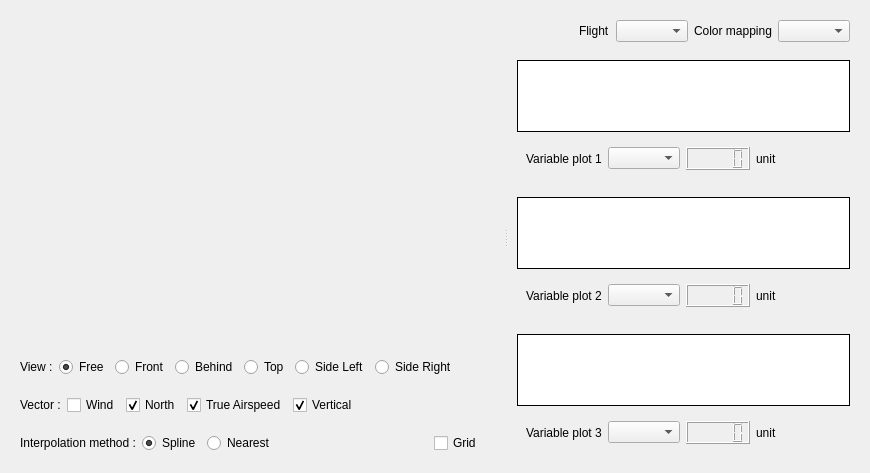
      <widget class="QWidget" name="dyna_tab">
       <attribute name="title">
        <string>Dynamics</string>
       </attribute>
       <layout class="QHBoxLayout" name="horizontalLayout_13">
        <item>
         <widget class="QSplitter" name="splitter_dyna">
          <property name="orientation">
           <enum>Qt::Horizontal</enum>
          </property>
          <widget class="QWidget" name="widget_33" native="true">
           <layout class="QVBoxLayout" name="verticalLayout_27">
            <property name="spacing">
             <number>0</number>
            </property>
            <property name="leftMargin">
             <number>0</number>
            </property>
            <property name="topMargin">
             <number>0</number>
            </property>
            <property name="rightMargin">
             <number>0</number>
            </property>
            <property name="bottomMargin">
             <number>0</number>
            </property>
            <item>
             <widget class="QWidget" name="model_window" native="true">
              <property name="sizePolicy">
               <sizepolicy hsizetype="Expanding" vsizetype="Expanding">
                <horstretch>0</horstretch>
                <verstretch>0</verstretch>
               </sizepolicy>
              </property>
              <property name="contextMenuPolicy">
               <enum>Qt::ActionsContextMenu</enum>
              </property>
             </widget>
            </item>
            <item>
             <widget class="QWidget" name="widget_32" native="true">
              <layout class="QGridLayout" name="gridLayout_4">
               <item row="0" column="0">
                <widget class="QLabel" name="label_3">
                 <property name="sizePolicy">
                  <sizepolicy hsizetype="Fixed" vsizetype="Preferred">
                   <horstretch>0</horstretch>
                   <verstretch>0</verstretch>
                  </sizepolicy>
                 </property>
                 <property name="text">
                  <string>View :</string>
                 </property>
                </widget>
               </item>
               <item row="0" column="2">
                <widget class="QRadioButton" name="radioButton_front_view">
                 <property name="sizePolicy">
                  <sizepolicy hsizetype="Fixed" vsizetype="Fixed">
                   <horstretch>0</horstretch>
                   <verstretch>0</verstretch>
                  </sizepolicy>
                 </property>
                 <property name="text">
                  <string>Front</string>
                 </property>
                </widget>
               </item>
               <item row="0" column="7">
                <spacer name="horizontalSpacer_7">
                 <property name="orientation">
                  <enum>Qt::Horizontal</enum>
                 </property>
                 <property name="sizeHint" stdset="0">
                  <size>
                   <width>40</width>
                   <height>20</height>
                  </size>
                 </property>
                </spacer>
               </item>
               <item row="0" column="1">
                <widget class="QRadioButton" name="radioButton_free_view">
                 <property name="sizePolicy">
                  <sizepolicy hsizetype="Fixed" vsizetype="Fixed">
                   <horstretch>0</horstretch>
                   <verstretch>0</verstretch>
                  </sizepolicy>
                 </property>
                 <property name="text">
                  <string>Free</string>
                 </property>
                 <property name="checked">
                  <bool>true</bool>
                 </property>
                </widget>
               </item>
               <item row="0" column="3">
                <widget class="QRadioButton" name="radioButton_behind_view">
                 <property name="sizePolicy">
                  <sizepolicy hsizetype="Fixed" vsizetype="Fixed">
                   <horstretch>0</horstretch>
                   <verstretch>0</verstretch>
                  </sizepolicy>
                 </property>
                 <property name="text">
                  <string>Behind</string>
                 </property>
                </widget>
               </item>
               <item row="0" column="4">
                <widget class="QRadioButton" name="radioButton_top_view">
                 <property name="sizePolicy">
                  <sizepolicy hsizetype="Fixed" vsizetype="Fixed">
                   <horstretch>0</horstretch>
                   <verstretch>0</verstretch>
                  </sizepolicy>
                 </property>
                 <property name="text">
                  <string>Top</string>
                 </property>
                </widget>
               </item>
               <item row="0" column="5">
                <widget class="QRadioButton" name="radioButton_left_view">
                 <property name="sizePolicy">
                  <sizepolicy hsizetype="Fixed" vsizetype="Fixed">
                   <horstretch>0</horstretch>
                   <verstretch>0</verstretch>
                  </sizepolicy>
                 </property>
                 <property name="text">
                  <string>Side Left</string>
                 </property>
                </widget>
               </item>
               <item row="0" column="6">
                <widget class="QRadioButton" name="radioButton_right_view">
                 <property name="sizePolicy">
                  <sizepolicy hsizetype="Fixed" vsizetype="Fixed">
                   <horstretch>0</horstretch>
                   <verstretch>0</verstretch>
                  </sizepolicy>
                 </property>
                 <property name="text">
                  <string>Side Right</string>
                 </property>
                </widget>
               </item>
              </layout>
             </widget>
            </item>
            <item>
             <widget class="QWidget" name="widget_34" native="true">
              <layout class="QHBoxLayout" name="horizontalLayout_23">
               <item>
                <widget class="QLabel" name="label_24">
                 <property name="text">
                  <string>Vector :</string>
                 </property>
                </widget>
               </item>
               <item>
                <widget class="QCheckBox" name="checkbox_wind_vector_dyna">
                 <property name="text">
                  <string>Wind</string>
                 </property>
                </widget>
               </item>
               <item>
                <widget class="QCheckBox" name="checkbox_north_vector_dyna">
                 <property name="text">
                  <string>North</string>
                 </property>
                 <property name="checked">
                  <bool>true</bool>
                 </property>
                </widget>
               </item>
               <item>
                <widget class="QCheckBox" name="checkbox_tas_vector_dyna">
                 <property name="text">
                  <string>True Airspeed</string>
                 </property>
                 <property name="checked">
                  <bool>true</bool>
                 </property>
                </widget>
               </item>
               <item>
                <widget class="QCheckBox" name="checkbox_vertical_vector_dyna">
                 <property name="text">
                  <string>Vertical</string>
                 </property>
                 <property name="checked">
                  <bool>true</bool>
                 </property>
                </widget>
               </item>
               <item>
                <spacer name="horizontalSpacer_9">
                 <property name="orientation">
                  <enum>Qt::Horizontal</enum>
                 </property>
                 <property name="sizeHint" stdset="0">
                  <size>
                   <width>40</width>
                   <height>20</height>
                  </size>
                 </property>
                </spacer>
               </item>
              </layout>
             </widget>
            </item>
            <item>
             <widget class="QWidget" name="widget_35" native="true">
              <layout class="QHBoxLayout" name="horizontalLayout_24">
               <item>
                <widget class="QLabel" name="label_26">
                 <property name="text">
                  <string>Interpolation method :</string>
                 </property>
                </widget>
               </item>
               <item>
                <widget class="QRadioButton" name="radioButton_interpolated_dyna">
                 <property name="text">
                  <string>Spline</string>
                 </property>
                 <property name="checked">
                  <bool>true</bool>
                 </property>
                </widget>
               </item>
               <item>
                <widget class="QRadioButton" name="radioButton_raw_dyna">
                 <property name="text">
                  <string>Nearest</string>
                 </property>
                </widget>
               </item>
               <item>
                <spacer name="horizontalSpacer_10">
                 <property name="orientation">
                  <enum>Qt::Horizontal</enum>
                 </property>
                 <property name="sizeHint" stdset="0">
                  <size>
                   <width>40</width>
                   <height>20</height>
                  </size>
                 </property>
                </spacer>
               </item>
               <item>
                <widget class="QCheckBox" name="checkBox_show_grid">
                 <property name="text">
                  <string>Grid</string>
                 </property>
                </widget>
               </item>
               <item>
                <widget class="QLabel" name="label_28">
                 <property name="text">
                  <string/>
                 </property>
                </widget>
               </item>
              </layout>
             </widget>
            </item>
           </layout>
          </widget>
          <widget class="QWidget" name="widget_20" native="true">
           <property name="sizePolicy">
            <sizepolicy hsizetype="Expanding" vsizetype="Preferred">
             <horstretch>0</horstretch>
             <verstretch>0</verstretch>
            </sizepolicy>
           </property>
           <property name="minimumSize">
            <size>
             <width>0</width>
             <height>0</height>
            </size>
           </property>
           <layout class="QVBoxLayout" name="verticalLayout_19">
            <property name="spacing">
             <number>0</number>
            </property>
            <property name="leftMargin">
             <number>0</number>
            </property>
            <property name="topMargin">
             <number>0</number>
            </property>
            <property name="rightMargin">
             <number>0</number>
            </property>
            <property name="bottomMargin">
             <number>0</number>
            </property>
            <item>
             <widget class="QWidget" name="widget_31" native="true">
              <layout class="QHBoxLayout" name="horizontalLayout_21">
               <item>
                <widget class="QWidget" name="widget_control_buttons" native="true">
                 <property name="sizePolicy">
                  <sizepolicy hsizetype="Preferred" vsizetype="Preferred">
                   <horstretch>0</horstretch>
                   <verstretch>0</verstretch>
                  </sizepolicy>
                 </property>
                 <layout class="QHBoxLayout" name="horizontalLayout_22"/>
                </widget>
               </item>
               <item>
                <spacer name="horizontalSpacer_2">
                 <property name="orientation">
                  <enum>Qt::Horizontal</enum>
                 </property>
                 <property name="sizeHint" stdset="0">
                  <size>
                   <width>40</width>
                   <height>20</height>
                  </size>
                 </property>
                </spacer>
               </item>
               <item>
                <widget class="QLabel" name="label_31">
                 <property name="text">
                  <string>Flight</string>
                 </property>
                </widget>
               </item>
               <item>
                <widget class="QComboBox" name="comboBox_select_flight_dyntab"/>
               </item>
               <item>
                <widget class="QLabel" name="label_30">
                 <property name="text">
                  <string>Color mapping</string>
                 </property>
                </widget>
               </item>
               <item>
                <widget class="QComboBox" name="comboBox_colormap_dyna"/>
               </item>
              </layout>
             </widget>
            </item>
            <item>
             <widget class="QWidget" name="widget_24" native="true">
              <layout class="QVBoxLayout" name="verticalLayout_22">
               <item>
                <widget class="PlotWidget" name="plotwidget_1_dyntab">
                 <property name="sizePolicy">
                  <sizepolicy hsizetype="Expanding" vsizetype="Expanding">
                   <horstretch>0</horstretch>
                   <verstretch>0</verstretch>
                  </sizepolicy>
                 </property>
                 <property name="cursor" stdset="0">
                  <cursorShape>ArrowCursor</cursorShape>
                 </property>
                 <property name="mouseTracking">
                  <bool>true</bool>
                 </property>
                 <property name="tabletTracking">
                  <bool>true</bool>
                 </property>
                 <property name="styleSheet">
                  <string notr="true"/>
                 </property>
                 <property name="frameShape">
                  <enum>QFrame::Box</enum>
                 </property>
                 <property name="frameShadow">
                  <enum>QFrame::Plain</enum>
                 </property>
                 <property name="sizeAdjustPolicy">
                  <enum>QAbstractScrollArea::AdjustToContents</enum>
                 </property>
                 <property name="interactive">
                  <bool>true</bool>
                 </property>
                </widget>
               </item>
               <item>
                <widget class="QWidget" name="widget_26" native="true">
                 <layout class="QHBoxLayout" name="horizontalLayout_18">
                  <item>
                   <widget class="QLabel" name="label_25">
                    <property name="text">
                     <string>Variable plot 1</string>
                    </property>
                   </widget>
                  </item>
                  <item>
                   <widget class="QComboBox" name="comboBox_var_1_dyntab">
                    <property name="sizePolicy">
                     <sizepolicy hsizetype="Minimum" vsizetype="Fixed">
                      <horstretch>0</horstretch>
                      <verstretch>0</verstretch>
                     </sizepolicy>
                    </property>
                   </widget>
                  </item>
                  <item>
                   <widget class="QLCDNumber" name="lcdNumber_var_1"/>
                  </item>
                  <item>
                   <widget class="QLabel" name="label_unit_var1_dyna">
                    <property name="text">
                     <string>unit</string>
                    </property>
                   </widget>
                  </item>
                  <item>
                   <spacer name="horizontalSpacer_3">
                    <property name="orientation">
                     <enum>Qt::Horizontal</enum>
                    </property>
                    <property name="sizeHint" stdset="0">
                     <size>
                      <width>40</width>
                      <height>20</height>
                     </size>
                    </property>
                   </spacer>
                  </item>
                 </layout>
                </widget>
               </item>
              </layout>
             </widget>
            </item>
            <item>
             <widget class="QWidget" name="widget_27" native="true">
              <layout class="QVBoxLayout" name="verticalLayout_25">
               <item>
                <widget class="PlotWidget" name="plotwidget_2_dyntab">
                 <property name="sizePolicy">
                  <sizepolicy hsizetype="Expanding" vsizetype="Expanding">
                   <horstretch>0</horstretch>
                   <verstretch>0</verstretch>
                  </sizepolicy>
                 </property>
                 <property name="cursor" stdset="0">
                  <cursorShape>ArrowCursor</cursorShape>
                 </property>
                 <property name="mouseTracking">
                  <bool>true</bool>
                 </property>
                 <property name="tabletTracking">
                  <bool>true</bool>
                 </property>
                 <property name="styleSheet">
                  <string notr="true"/>
                 </property>
                 <property name="frameShape">
                  <enum>QFrame::Box</enum>
                 </property>
                 <property name="frameShadow">
                  <enum>QFrame::Plain</enum>
                 </property>
                 <property name="sizeAdjustPolicy">
                  <enum>QAbstractScrollArea::AdjustToContents</enum>
                 </property>
                 <property name="interactive">
                  <bool>true</bool>
                 </property>
                </widget>
               </item>
               <item>
                <widget class="QWidget" name="widget_28" native="true">
                 <layout class="QHBoxLayout" name="horizontalLayout_19">
                  <item>
                   <widget class="QLabel" name="label_27">
                    <property name="text">
                     <string>Variable plot 2</string>
                    </property>
                   </widget>
                  </item>
                  <item>
                   <widget class="QComboBox" name="comboBox_var_2_dyntab">
                    <property name="sizePolicy">
                     <sizepolicy hsizetype="Minimum" vsizetype="Fixed">
                      <horstretch>0</horstretch>
                      <verstretch>0</verstretch>
                     </sizepolicy>
                    </property>
                   </widget>
                  </item>
                  <item>
                   <widget class="QLCDNumber" name="lcdNumber_var_2"/>
                  </item>
                  <item>
                   <widget class="QLabel" name="label_unit_var2_dyna">
                    <property name="text">
                     <string>unit</string>
                    </property>
                   </widget>
                  </item>
                  <item>
                   <spacer name="horizontalSpacer_4">
                    <property name="orientation">
                     <enum>Qt::Horizontal</enum>
                    </property>
                    <property name="sizeHint" stdset="0">
                     <size>
                      <width>40</width>
                      <height>20</height>
                     </size>
                    </property>
                   </spacer>
                  </item>
                 </layout>
                </widget>
               </item>
              </layout>
             </widget>
            </item>
            <item>
             <widget class="QWidget" name="widget_29" native="true">
              <layout class="QVBoxLayout" name="verticalLayout_26">
               <item>
                <widget class="PlotWidget" name="plotwidget_3_dyntab">
                 <property name="sizePolicy">
                  <sizepolicy hsizetype="Expanding" vsizetype="Expanding">
                   <horstretch>0</horstretch>
                   <verstretch>0</verstretch>
                  </sizepolicy>
                 </property>
                 <property name="cursor" stdset="0">
                  <cursorShape>ArrowCursor</cursorShape>
                 </property>
                 <property name="mouseTracking">
                  <bool>true</bool>
                 </property>
                 <property name="tabletTracking">
                  <bool>true</bool>
                 </property>
                 <property name="styleSheet">
                  <string notr="true"/>
                 </property>
                 <property name="frameShape">
                  <enum>QFrame::Box</enum>
                 </property>
                 <property name="frameShadow">
                  <enum>QFrame::Plain</enum>
                 </property>
                 <property name="sizeAdjustPolicy">
                  <enum>QAbstractScrollArea::AdjustToContents</enum>
                 </property>
                 <property name="interactive">
                  <bool>true</bool>
                 </property>
                </widget>
               </item>
               <item>
                <widget class="QWidget" name="widget_30" native="true">
                 <layout class="QHBoxLayout" name="horizontalLayout_20">
                  <item>
                   <widget class="QLabel" name="label_29">
                    <property name="text">
                     <string>Variable plot 3</string>
                    </property>
                   </widget>
                  </item>
                  <item>
                   <widget class="QComboBox" name="comboBox_var_3_dyntab">
                    <property name="sizePolicy">
                     <sizepolicy hsizetype="Minimum" vsizetype="Fixed">
                      <horstretch>0</horstretch>
                      <verstretch>0</verstretch>
                     </sizepolicy>
                    </property>
                   </widget>
                  </item>
                  <item>
                   <widget class="QLCDNumber" name="lcdNumber_var_3"/>
                  </item>
                  <item>
                   <widget class="QLabel" name="label_unit_var3_dyna">
                    <property name="text">
                     <string>unit</string>
                    </property>
                   </widget>
                  </item>
                  <item>
                   <spacer name="horizontalSpacer_5">
                    <property name="orientation">
                     <enum>Qt::Horizontal</enum>
                    </property>
                    <property name="sizeHint" stdset="0">
                     <size>
                      <width>40</width>
                      <height>20</height>
                     </size>
                    </property>
                   </spacer>
                  </item>
                 </layout>
                </widget>
               </item>
              </layout>
             </widget>
            </item>
           </layout>
          </widget>
         </widget>
        </item>
       </layout>
      </widget>
